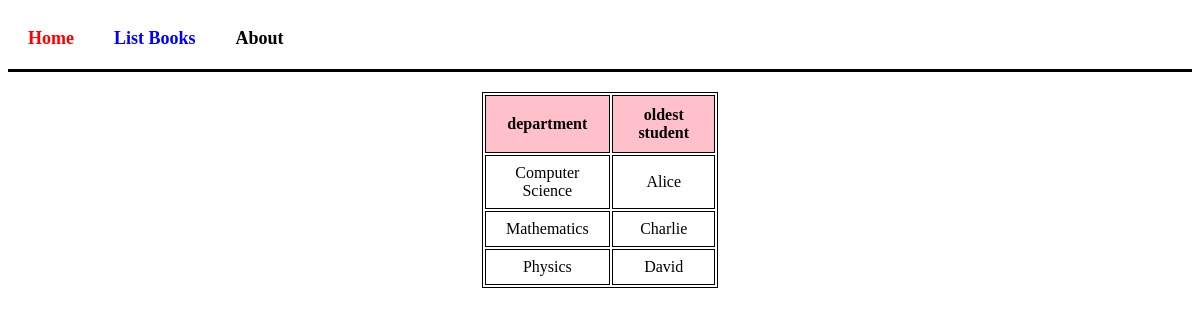
The page /books/lab9/task44 on the database its author committed.
### apps/bookmodule/models.py (models this page shows, shortened)
class Department(models.Model):
    name = models.CharField(max_length = 50)

class Students(models.Model):
     name = models.CharField(max_length = 50)
     card = models.OneToOneField(Card, on_delete=models.PROTECT)
     department = models.ForeignKey(Department, on_delete=models.CASCADE)
     course = models.ManyToManyField(Course)

### apps/bookmodule/views.py (the view)
# urls.py: path('lab9/task44', views.task44),
def task44(request):
    departments = Department.objects.annotate(oldest_student_id=Min('students__id'))
    department_data = []
    for department in departments:
        if department.oldest_student_id is not None:
            oldest_student = department.students_set.get(id=department.oldest_student_id)
            department_data.append(
                {
                    'department_name': department.name,
                    'oldest_student_name': oldest_student.name
                }
            )
    return render(request, 'bookmodule/task44.html', {'department_data': department_data})

### apps/template/bookmodule/task44.html (shortened to what this page needs)
{% extends "layouts/base.html" %}
{% load static %}
{% block content %}
<table>
    <tr>
        <th>department</th>
        <th>oldest student</th>
    </tr>
    {% for data in department_data %}
    <tr>
        <td>{{ data.department_name }}</td>
        <td>{{ data.oldest_student_name }}</td>
    </tr>
    {% endfor %}
</table>
{% endblock content %}

### rows shown on the page
Department: department_name "Computer Science"
Students: oldest_student_name "Alice"
Department: department_name "Mathematics"
Students: oldest_student_name "Charlie"
Department: department_name "Physics"
Students: oldest_student_name "David"
